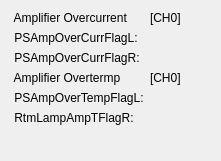
      <widget class="QWidget" name="formLayoutWidget">
       <property name="geometry">
        <rect>
         <x>711</x>
         <y>50</y>
         <width>221</width>
         <height>161</height>
        </rect>
       </property>
       <layout class="QFormLayout" name="formLayout">
        <item row="0" column="0">
         <widget class="QLabel" name="label_11">
          <property name="text">
           <string> Amplifier Overcurrent</string>
          </property>
         </widget>
        </item>
        <item row="0" column="1">
         <widget class="QLabel" name="label_149">
          <property name="text">
           <string>[CH0]</string>
          </property>
         </widget>
        </item>
        <item row="1" column="0">
         <widget class="QLabel" name="label_12">
          <property name="text">
           <string> PSAmpOverCurrFlagL:</string>
          </property>
         </widget>
        </item>
        <item row="2" column="0">
         <widget class="QLabel" name="label_13">
          <property name="text">
           <string> PSAmpOverCurrFlagR:</string>
          </property>
         </widget>
        </item>
        <item row="2" column="1">
         <widget class="PyDMLabel" name="PyDMLabel_98">
          <property name="toolTip">
           <string/>
          </property>
          <property name="channel" stdset="0">
           <string>SI-22:DI-FOFBCtrl:PSAmpOverCurrFlagRCH0-Sts</string>
          </property>
         </widget>
        </item>
        <item row="3" column="0">
         <widget class="QLabel" name="label_99">
          <property name="text">
           <string> Amplifier Overtermp</string>
          </property>
         </widget>
        </item>
        <item row="3" column="1">
         <widget class="QLabel" name="label_151">
          <property name="text">
           <string>[CH0]</string>
          </property>
         </widget>
        </item>
        <item row="4" column="0">
         <widget class="QLabel" name="label_97">
          <property name="text">
           <string> PSAmpOverTempFlagL:</string>
          </property>
         </widget>
        </item>
        <item row="4" column="1">
         <widget class="PyDMLabel" name="PyDMLabel_99">
          <property name="toolTip">
           <string/>
          </property>
          <property name="channel" stdset="0">
           <string>SI-22:DI-FOFBCtrl:PSAmpOverTempFlagLCH0-Sts</string>
          </property>
         </widget>
        </item>
        <item row="5" column="0">
         <widget class="QLabel" name="label_98">
          <property name="text">
           <string> RtmLampAmpTFlagR:</string>
          </property>
         </widget>
        </item>
        <item row="5" column="1">
         <widget class="PyDMLabel" name="PyDMLabel_97">
          <property name="toolTip">
           <string/>
          </property>
          <property name="channel" stdset="0">
           <string>SI-22:DI-FOFBCtrl:PSAmpOverTempFlagRCH0-Sts</string>
          </property>
         </widget>
        </item>
        <item row="1" column="1">
         <widget class="PyDMLabel" name="PyDMLabel_100">
          <property name="palette">
           <palette>
            <active>
             <colorrole role="Text">
              <brush brushstyle="SolidPattern">
               <color alpha="255">
                <red>0</red>
                <green>0</green>
                <blue>0</blue>
               </color>
              </brush>
             </colorrole>
             <colorrole role="PlaceholderText">
              <brush brushstyle="SolidPattern">
               <color alpha="128">
                <red>78</red>
                <green>154</green>
                <blue>6</blue>
               </color>
              </brush>
             </colorrole>
            </active>
            <inactive>
             <colorrole role="Text">
              <brush brushstyle="SolidPattern">
               <color alpha="255">
                <red>0</red>
                <green>0</green>
                <blue>0</blue>
               </color>
              </brush>
             </colorrole>
             <colorrole role="PlaceholderText">
              <brush brushstyle="SolidPattern">
               <color alpha="128">
                <red>78</red>
                <green>154</green>
                <blue>6</blue>
               </color>
              </brush>
             </colorrole>
            </inactive>
            <disabled>
             <colorrole role="Text">
              <brush brushstyle="SolidPattern">
               <color alpha="255">
                <red>190</red>
                <green>190</green>
                <blue>190</blue>
               </color>
              </brush>
             </colorrole>
             <colorrole role="PlaceholderText">
              <brush brushstyle="SolidPattern">
               <color alpha="128">
                <red>0</red>
                <green>0</green>
                <blue>0</blue>
               </color>
              </brush>
             </colorrole>
            </disabled>
           </palette>
          </property>
          <property name="toolTip">
           <string/>
          </property>
          <property name="alarmSensitiveContent" stdset="0">
           <bool>false</bool>
          </property>
          <property name="channel" stdset="0">
           <string>SI-22:DI-FOFBCtrl:PSAmpOverCurrFlagLCH0-Sts</string>
          </property>
         </widget>
        </item>
       </layout>
      </widget>
